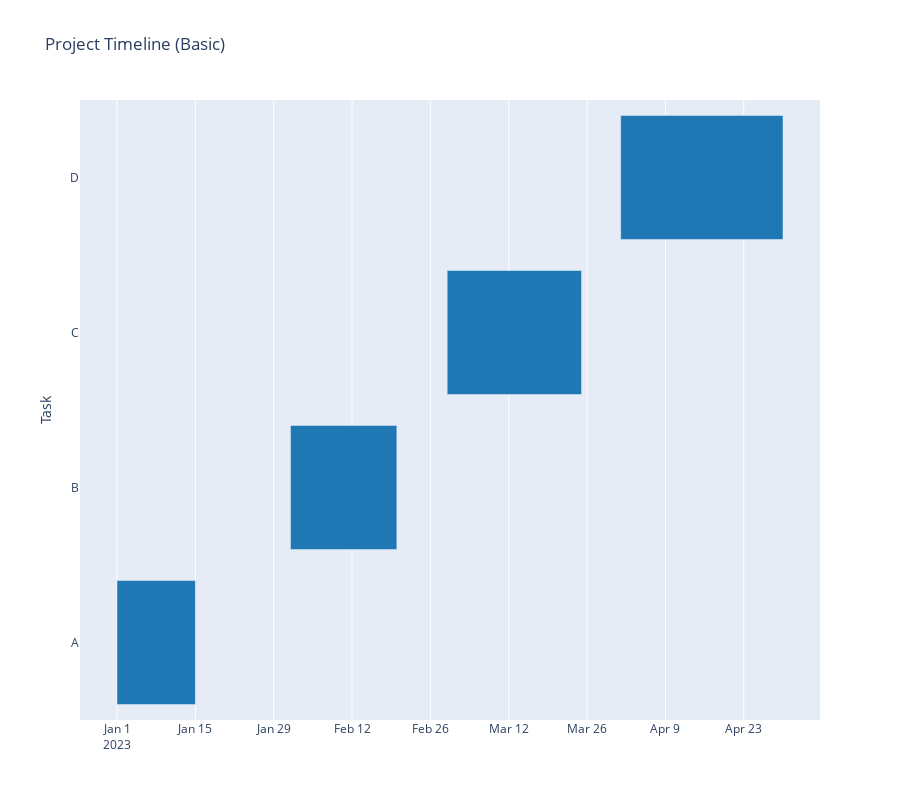

Notebook code cell kept with this figure:
### Code cell
# Create the Gantt chart
fig = px.timeline(df, x_start="Start", x_end="End", y="Task", 
                 title="Project Timeline (Basic)", 
                 color_discrete_sequence=["#1f77b4"],
                 height=800)

fig.show()

### Figure 1 — Plotly figure (JSON) as saved in the notebook; plotly's stock layout.template omitted (floating-point values rounded to 4 significant figures)
{"data": [{"base": ["2023-01-01T00:00:00.000000000", "2023-02-01T00:00:00.000000000", "2023-03-01T00:00:00.000000000", "2023-04-01T00:00:00.000000000"], "hovertemplate": "Start=%{base}<br>End=%{x}<br>Task=%{y}<extra></extra>", "legendgroup": "", "marker": {"color": "#1f77b4", "pattern": {"shape": ""}}, "name": "", "orientation": "h", "showlegend": false, "textposition": "auto", "type": "bar", "x": [1209600000, 1641600000, 2073600000, 2505600000], "xaxis": "x", "y": ["A", "B", "C", "D"], "yaxis": "y"}], "layout": {"barmode": "overlay", "height": 800, "legend": {"tracegroupgap": 0}, "title": {"text": "Project Timeline (Basic)"}, "xaxis": {"anchor": "y", "domain": [0, 1], "type": "date"}, "yaxis": {"anchor": "x", "domain": [0, 1], "title": {"text": "Task"}}}}
